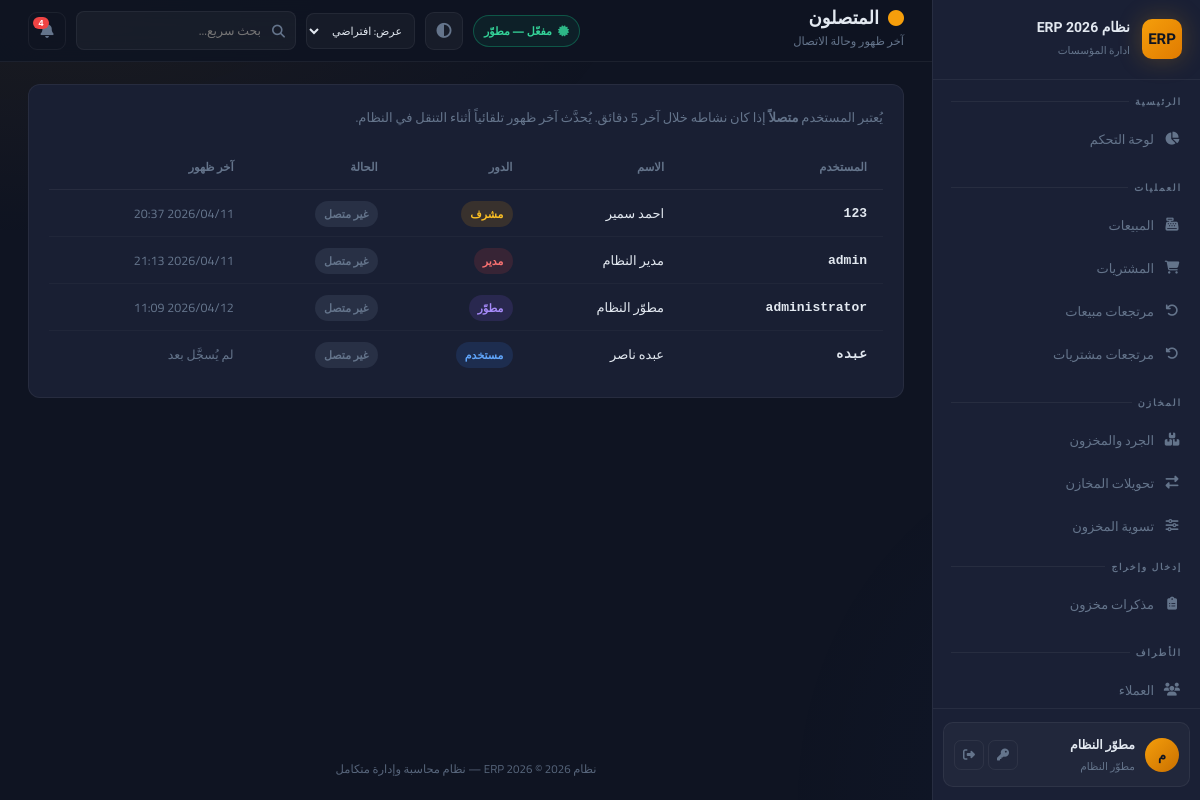
The app's page /settings/connected-users (signed in), older data.
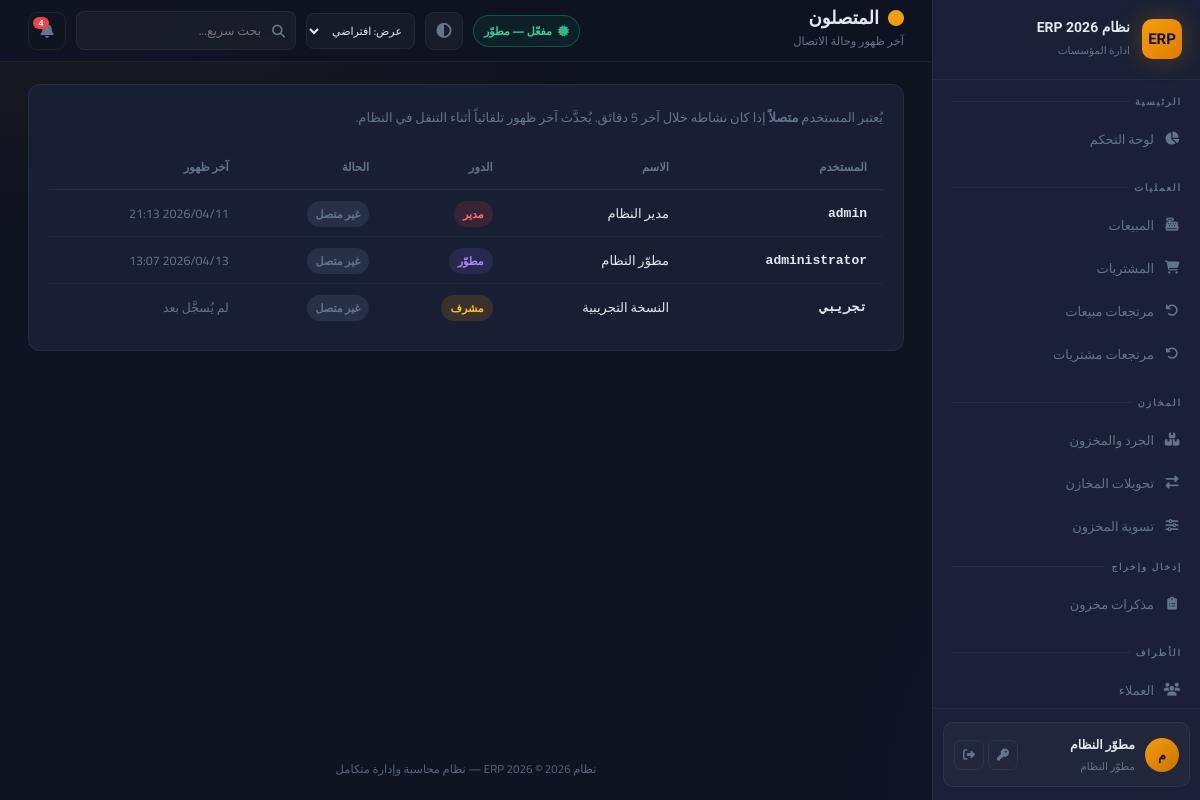
The same page, newer data.
### app.py (models this page shows, shortened)
class User(UserMixin, db.Model):
    id = db.Column(db.Integer, primary_key=True)
    username = db.Column(db.String(80), unique=True, nullable=False)
    password_hash = db.Column(db.String(256))
    full_name = db.Column(db.String(120))
    role = db.Column(db.String(20), default='user')  # developer, admin, manager, user
    branch_id = db.Column(db.Integer, db.ForeignKey('branch.id'))
    is_active = db.Column(db.Boolean, default=True)
    created_at = db.Column(db.DateTime, default=datetime.utcnow)
    last_seen = db.Column(db.DateTime, nullable=True)
    permissions = db.Column(db.Text)  # JSON list of permission keys; empty = استخدام صلاحيات الدور

### app.py (the view)
@app.route('/settings/connected-users')
@login_required
def connected_users_page():
    if not user_can(current_user, 'connected_users'):
        flash('لا صلاحية لعرض المتصلين', 'error')
        return redirect(safe_home_url_for(current_user))
    online_before = datetime.utcnow() - timedelta(minutes=5)
    q = User.query
    if current_user.role != 'developer':
        q = q.filter(User.role != 'developer')
    users_list = q.order_by(User.username).all()
    return render_template('connected_users.html', users_list=users_list, online_before=online_before)

### app.py (called while the page is built, shortened)
@login_manager.user_loader
def load_user(user_id):
    return User.query.get(int(user_id))

def user_can(user, perm: str) -> bool:
    if not user or not user.is_authenticated:
        return False
    if getattr(user, 'role', None) == 'developer':
        return True

def user_can_approve_transfers(user) -> bool:
    if not user or not user.is_authenticated:
        return False
    if getattr(user, 'role', None) in ('developer', 'admin'):
        return True
    custom = _perm_list_from_user(user)
    if custom is not None:
        return 'transfer_approve' in custom
    return False

def user_can_delete_users_account(user) -> bool:
    if not user or not user.is_authenticated:
        return False
    if getattr(user, 'role', None) == 'developer':
        return True

def permission_keys_for_editor(viewer):
    if not viewer or not getattr(viewer, 'is_authenticated', False):
        return [x for x in PERMISSION_KEYS if x[0] not in DEVELOPER_ONLY_PERMS]
    if getattr(viewer, 'role', None) == 'developer':
        return list(PERMISSION_KEYS)
    return [x for x in PERMISSION_KEYS if x[0] not in DEVELOPER_ONLY_PERMS]

### templates/connected_users.html (shortened to what this page needs)
{% extends 'base.html' %}
{% set block_icon = 'fas fa-circle' %}
{% block page_title %}المتصلون{% endblock %}
{% block breadcrumb %}آخر ظهور وحالة الاتصال{% endblock %}
{% block content %}
<div class="card"><div class="card-body">
    <p style="color:var(--text-muted);font-size:13px;margin-bottom:16px;">
        يُعتبر المستخدم <strong>متصلاً</strong> إذا كان نشاطه خلال آخر 5 دقائق. يُحدَّث آخر ظهور تلقائياً أثناء التنقل في النظام.
    </p>
    <div class="table-container"><table>
        <thead><tr><th>المستخدم</th><th>الاسم</th><th>الدور</th><th>الحالة</th><th>آخر ظهور</th></tr></thead>
        <tbody>
            {% for u in users_list %}
            <tr>
                <td style="font-weight:600;font-family:monospace;">{{ u.username }}</td>
                <td>{{ u.full_name or '—' }}</td>
                <td>
                    {% if u.role == 'developer' %}<span class="badge badge-purple">مطوّر</span>
                    {% elif u.role == 'admin' %}<span class="badge badge-danger">مدير</span>
                    {% elif u.role == 'manager' %}<span class="badge badge-warning">مشرف</span>
                    {% else %}<span class="badge badge-info">مستخدم</span>{% endif %}
                </td>
                <td>
                    {% if u.last_seen and u.last_seen >= online_before %}
                    <span class="badge badge-success"><i class="fas fa-circle" style="font-size:8px;"></i> متصل</span>
                    {% else %}
                    <span class="badge badge-secondary">غير متصل</span>
                    {% endif %}
                </td>
                <td style="color:var(--text-muted);font-size:12.5px;">
                    {% if u.last_seen %}{{ u.last_seen.strftime('%Y/%m/%d %H:%M') }}{% else %}لم يُسجَّل بعد{% endif %}
                </td>
            </tr>
            {% endfor %}
        </tbody>
    </table></div>
</div></div>
{% endblock %}

### templates/base.html (shortened to what the changed rows need)
<!DOCTYPE html>
<html lang="ar" dir="rtl" data-theme="dark" data-layout-default="{{ layout_max_width | default('1400px') }}">
<head>
    <link rel="stylesheet" href="https://cdnjs.cloudflare.com/ajax/libs/font-awesome/6.5.0/css/all.min.css">
    <link rel="stylesheet" href="{{ url_for('static', filename='css/style.css') }}">
</head>
<body>
<aside class="sidebar" id="sidebar">
    <div class="sidebar-footer">
        <div class="user-card">
            <div class="user-avatar">{{ (current_user.full_name or current_user.username)[0] }}</div>
            <div style="flex:1;min-width:0;">
                <div class="user-name">{{ current_user.full_name or current_user.username }}</div>
                <div class="user-role">{% if current_user.role=='developer' %}مطوّر النظام{% elif current_user.role=='admin' %}مدير النظام{% elif current_user.role=='manager' %}مشرف{% else %}مستخدم{% endif %}</div>
            </div>
            <div style="display:flex;gap:4px;margin-right:auto;">
                <a href="{{ url_for('change_password') }}" class="icon-btn" title="تغيير كلمة المرور"><i class="fas fa-key"></i></a>
                <a href="{{ url_for('logout') }}" class="icon-btn danger" title="تسجيل الخروج"><i class="fas fa-sign-out-alt"></i></a>
            </div>
        </div>
    </div>
</aside>
<main class="main-content">
    <div class="content fade-in">
        {% block content %}{% endblock %}
    </div>
</main>
</body>
</html>

Row changes from the older to the newer data that the page shows:
removed User: username "123", full_name "احمد سمير", role "مشرف", shows "غير متصل", last_seen "2026/04/11 20:37"
removed User: username "عبده", full_name "عبده ناصر", role "مستخدم", shows "غير متصل", shows "لم يُسجَّل بعد"
changed User "administrator": last_seen "2026/04/12 11:09" → "2026/04/13 13:07"
added User: username "تجريبي", full_name "النسخة التجريبية", role "مشرف", shows "غير متصل", shows "لم يُسجَّل بعد"
